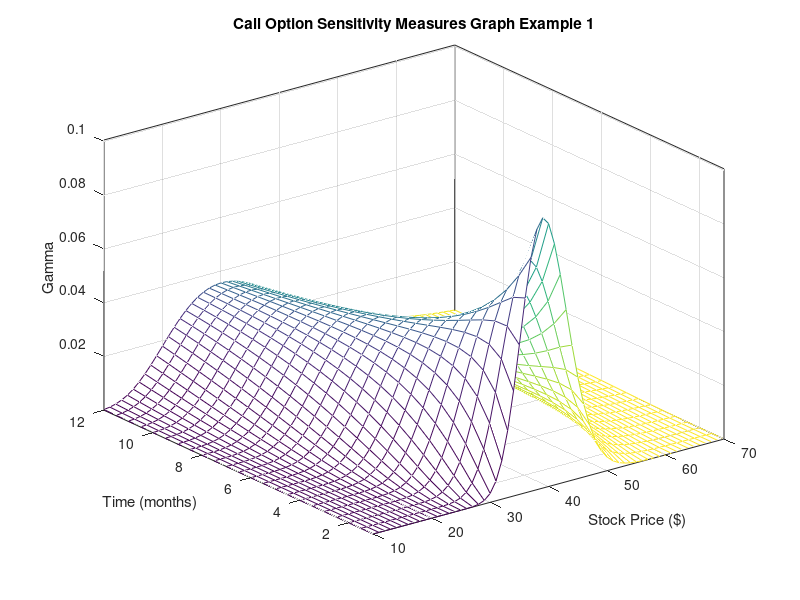

Write the MATLAB code that produced this figure. (Note: this script raises an error after producing the figure.)
%%%%%%%%%%%%%%%%%%%%%%%%%%%%%%%%%%%%%%%%%%%%%%%%%%%%%%
% Filename FTGEX2.M
% Financial Toolbox Graphics Example 2:
% Plotting Sensitivities of an Option
%%%%%%%%%%%%%%%%%%%%%%%%%%%%%%%%%%%%%%%%%%%%%%%%%%%%%%

%       Copyright 1995-2002 The MathWorks, Inc. 
%       $Revision: 1.8 $   $Date: 2002/04/14 21:42:50 $

figure('NumberTitle', 'off', ...
       'Name', 'Call Option Sensitivity Measures 1');

range = 10:70;
span = length(range);
j = 1:0.5:12;
newj = j(ones(span,1),:)'/12;

jspan = ones(length(j),1);
newrange = range(jspan,:);
pad = ones(size(newj));

zval = blsgamma(newrange, 40*pad, 0.1*pad, newj, 0.35*pad);
color = blsdelta(newrange, 40*pad, 0.1*pad, newj, 0.35*pad);

mesh(range, j, zval, color);
xlabel('Stock Price ($)');
ylabel('Time (months)');
zlabel('Gamma');
title('Call Option Sensitivity Measures Graph Example 1');
axis([10 70  1 12  -inf inf]);

set(gca, 'box', 'on', 'tag', 'mesh_axis_2');
colorbar('horiz');
%a = findobj(gcf, 'tag', 'mesh_axis');
%set(get(a, 'xlabel'), 'string', 'Delta');

%%%%%%%%%%%%%%%%%%%%%%%%%%%%%%%%%%%%%%%%%%%%%%%%%%%%%%
% End of FTGEX2.M
